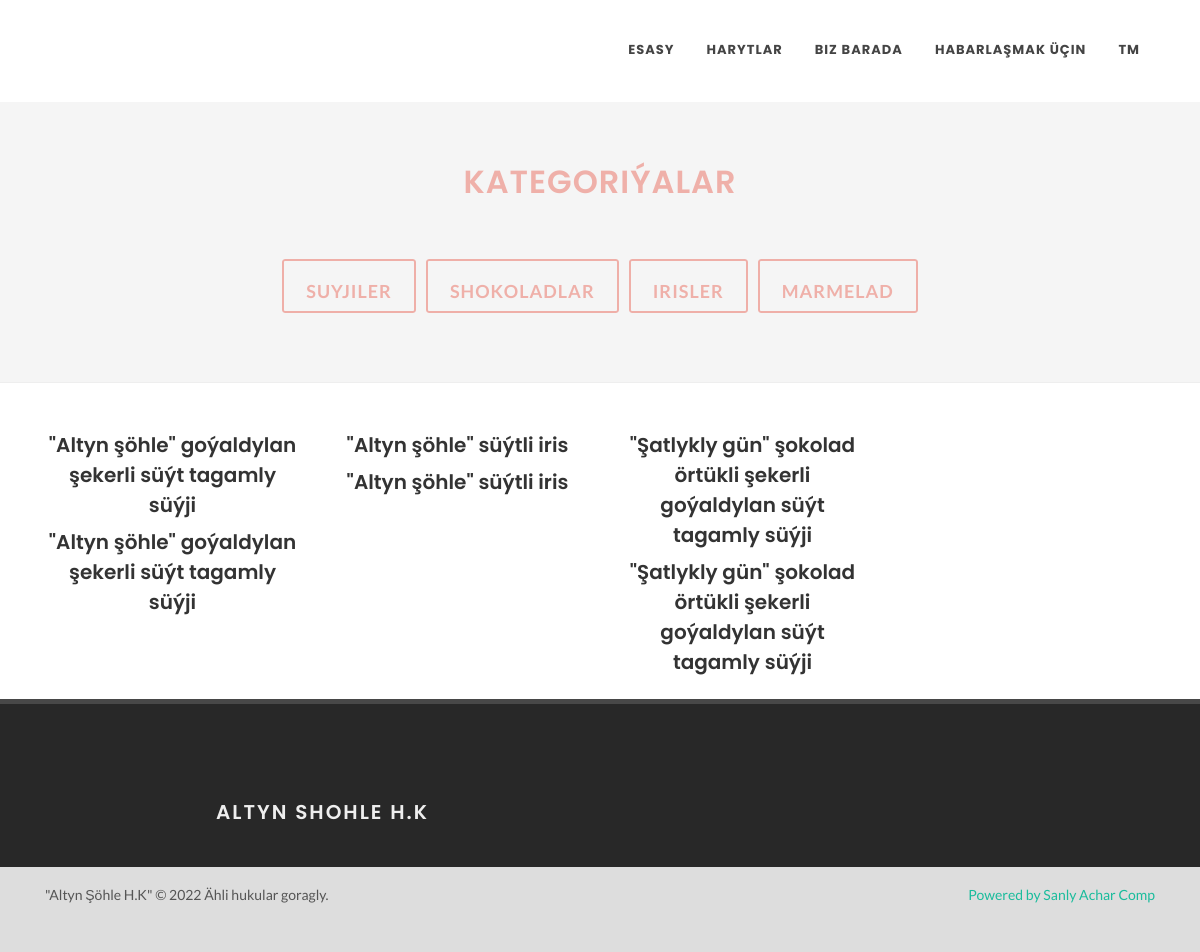
The page /all_products/ on the database its author committed.
### core/models.py (models this page shows, shortened)
class Category(models.Model):
    name = models.CharField(max_length=100, blank=True, null=True, verbose_name="Ady")
    desc = models.CharField(max_length=255, blank=True, null=True, verbose_name="Beýany")
    image = models.ImageField(upload_to='category', blank=True, null=True, verbose_name='Kategoriyalar')
    class Meta:
        verbose_name = 'Kategoryia'
        verbose_name_plural = 'Kategoriyalar'

class Product(models.Model):
    category = models.ForeignKey(Category, on_delete=models.PROTECT, verbose_name='Haysy kategoriya degishliligi')
    sale = models.BooleanField(default=False)
    new =  models.BooleanField(default=False)
    name = models.CharField(max_length=255, blank=True, null=True)
    title = models.TextField(blank=True, null=True)
    desc = models.TextField(blank=True, null=True)
    main_image = models.ImageField(upload_to='product', blank=True, null=True, verbose_name='Esasy Haryt')
    second_image = models.ImageField(upload_to='product', blank=True, null=True, verbose_name='ikinji Haryt')
    three_image = models.ImageField(upload_to='product', blank=True, null=True, verbose_name='uchunji Haryt')
    packing = models.CharField(max_length=255, blank=True, null=True, verbose_name='Gaplamak')
    box_weight = models.CharField(max_length=255, blank=True, null=True, verbose_name='Gutynyň agramy')
    quantity_in_the_box = models.CharField(max_length=255, blank=True, null=True, verbose_name='Bir gutydaky mukdar')
    shelf_life = models.CharField(max_length=255, blank=True, null=True, verbose_name='Ýaramlylyk möhleti')
    protein = models.CharField(max_length=255, blank=True, null=True, verbose_name='Belok')
    fat = models.CharField(max_length=255, blank=True, null=True, verbose_name='Yag')
    carbohydrate = models.CharField(max_length=255, blank=True, null=True, verbose_name='Uglerod')
    the_energy_value = models.CharField(max_length=255, blank=True, null=True, verbose_name='Kuwwatlylyk gymmaty')
    weight = models.CharField(max_length=255, blank=True, null=True, verbose_name='Agramy')
    class Meta:
        verbose_name = 'Haryt'
        verbose_name_plural = 'Harytlar'

### core/views.py (the view)
# urls.py: path('all_products/', all_products, name='all_products'),
def all_products(request):
    all_products = Product.objects.all()
    category = Category.objects.all()
    contacts = Contacts.objects.all()
    context = {
        'all_products':all_products,
        'category': category,
        'contacts': contacts
    }
    return render(request, 'content/all_products.html', context)

### templates/content/all_products.html (shortened to what this page needs)
{% extends 'base.html' %}
{% load static %}
{% block content %}
		<section id="page-title">
			<div class="container clearfix">
				<h1 style="text-align: center;">Kategoriýalar</h1>
				<div class="category-flex">
					{% for c in category %}
					<a href="{% url 'products' c.id %}" class="button button-border button-rounded button-fill button-aqua"><span>{{c.name}}</span></a>
					{% endfor %}
				</div>
			</div>
		</section>
		<section id="content">
			<div class="content-wrap">
				<div class="container clearfix">
					<div id="shop" class="shop row grid-container gutter-30" data-layout="fitRows">
                        {% for i in all_products %}
						<div class="product col-lg-3 col-md-4 col-sm-6 col-12" >
							<div class="grid-inner">
								<div class="product-image">
									<div class="fslider" data-arrows="false">
									</div>
								</div>
								<div class="product-desc">
									<div class="product-title"><h3><a href="{% url 'products_detail' i.id %}">{{i.name}}</a></h3></div>
									<div class="product-title"><h3><a href="{% url 'products_detail' i.id %}">{{i.title}}</a></h3></div>
								</div>
							</div>
						</div>
                        {% endfor %}
					</div>
				</div>
			</div>
		</section>
{% endblock %}

### rows shown on the page
Category: name "SUYJILER"
Category: name "SHOKOLADLAR"
Category: name "IRISLER"
Category: name "MARMELAD"
Product: name "\"Altyn şöhle\" goýaldylan şekerli süýt tagamly süýji", title "\"Altyn şöhle\" goýaldylan şekerli süýt tagamly süýji"
Product: name "\"Altyn şöhle\" süýtli iris", title "\"Altyn şöhle\" süýtli iris"
Product: name "\"Şatlykly gün\" şokolad örtükli şekerli goýaldylan süýt tagamly süýji", title "\"Şatlykly gün\" şokolad örtükli şekerli goýaldylan süýt tagamly süýji"
